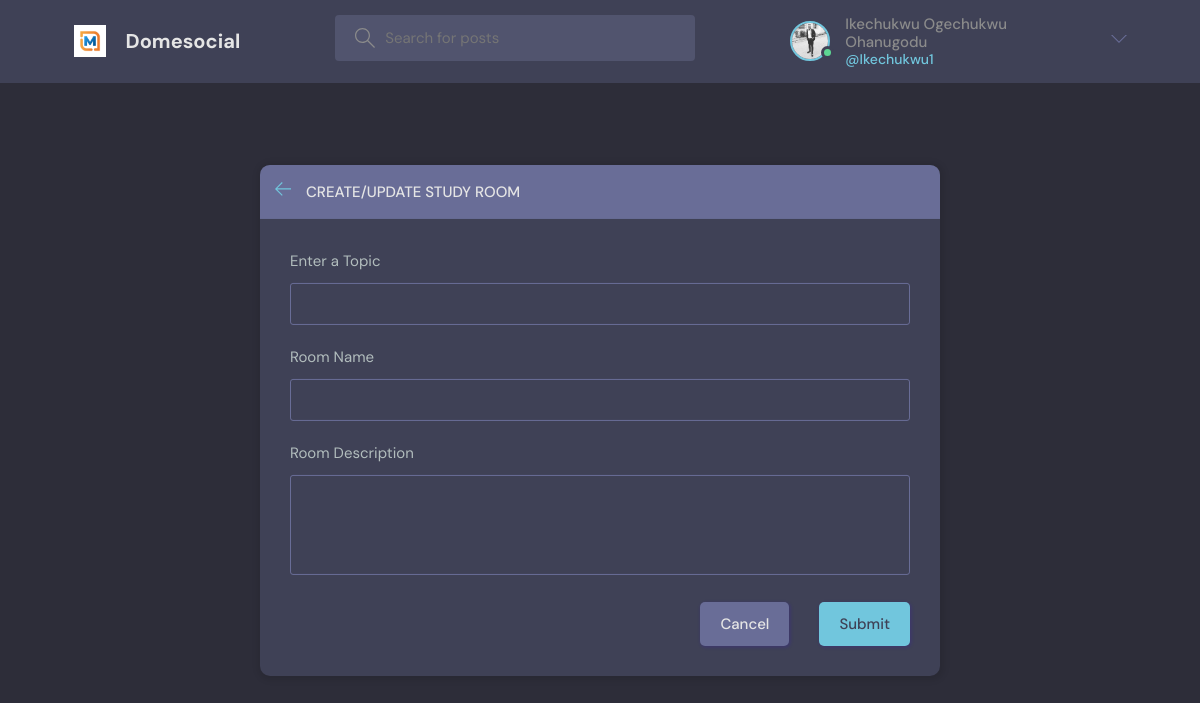
Page /create-room/ (signed in) on the committed database.
### users/models.py (models this page shows, shortened)
class MyUser(AbstractBaseUser, PermissionsMixin):
    email = models.EmailField(_('email address'), unique=True)
    username = models.CharField(max_length=50)
    name = models.CharField(max_length=200, null=True)
    phone_no = models.CharField(max_length=50)
    bio = models.TextField(null=True)
    avatar = models.ImageField(null=True, default='avatar.svg')
    date_joined = models.DateTimeField(default=timezone.now)
    is_staff = models.BooleanField(default=False)
    is_active = models.BooleanField(default=True)
    is_admin = models.BooleanField(default=False)
    USERNAME_FIELD = 'email'
    REQUIRED_FIELDS = []
    objects = MyUserManager()

### jet/views.py (the view, shortened to what this page needs)
# urls.py: path('create-room/', views.createRoom, name = 'create-room'),
@login_required(login_url='login')
def createRoom(request):
    form = RoomForm()
    topics = Topic.objects.all()
    context = {'form': form, 'topics':topics}
    return render(request, 'jet/room_form.html', context)

### jet/forms.py
class RoomForm(ModelForm):
    class Meta:
        model = Room
        fields = '__all__'

### jet/templates/jet/room_form.html (shortened to what this page needs)
{% extends 'base.html' %}
{% block content %}
<main class="create-room layout">
  <div class="container">
    <div class="layout__box">
      <div class="layout__boxHeader">
        <div class="layout__boxTitle">
          <a href="{{request.META.HTTP_REFERER}}">
            <svg version="1.1" xmlns="http://www.w3.org/2000/svg" width="32" height="32" viewBox="0 0 32 32">
              <title>arrow-left</title>
              <path
                d="M13.723 2.286l-13.723 13.714 13.719 13.714 1.616-1.611-10.96-10.96h27.625v-2.286h-27.625l10.965-10.965-1.616-1.607z">
              </path>
            </svg>
          </a>
          <h3>Create/Update Study Room</h3>
        </div>
      </div>
      <div class="layout__body">
        <form class="form" action="" method="POST">
          <div class="form__group">
            <label for="room_topic">Enter a Topic</label>
            <input required type="text" value="{{room.topic.name}}" name="topic" list="topic-list" />
          </div>
          <div class="form__group">
            <label for="room_name">Room Name</label>
            {{form.name}}
          </div>
          <div class="form__group">
            <label for="room_description">Room Description</label>
            {{form.description}}
          </div>
          <div class="form__action">
            <a class="btn btn--dark" href="{{request.META.HTTP_REFERER}}">Cancel</a>
            <button class="btn btn--main" type="submit">Submit</button>
          </div>
        </form>
      </div>
    </div>
  </div>
</main>
{% endblock content %}

### templates/navbar.html (shortened to what this page needs)
{% load static %}
<header class="header header--loggedIn">
    <div class="container">
        <a href="{% url 'jet:index' %}" class="header__logo">
            <img src="{% static 'images/logo12.jpg' %}" />
            <h1>Domesocial</h1>
        </a>
        <form class="header__search" method="GET" action="{% url 'jet:index' %}">
            <label>
                <input name="q" placeholder="Search for posts" />
            </label>
        </form>
        <nav class="header__menu">
            {% if request.user.is_authenticated %}
            <div class="header__user">
                <a href="{% url 'users:user-profile' user.id %}">
                    <div class="avatar avatar--medium active">
                        <img src="{{request.user.avatar.url}}" />
                    </div>
                    <p>{{request.user.name}} <span>@{{request.user.username}}</span></p>
                </a>
                <button class="dropdown-button">
                    <svg version="1.1" xmlns="http://www.w3.org/2000/svg" width="32" height="32" viewBox="0 0 32 32">
                        <title>chevron-down</title>
                        <path d="M16 21l-13-13h-3l16 16 16-16h-3l-13 13z"></path>
                    </svg>
                </button>
            </div>
            {% else %}
            <a href="{% url 'users:login' %}">
                <img src="{% static 'rooms/images/avatar.svg' %}" />
                <p>Login</p>
            </a>
            {% endif %}
        </nav>
    </div>
</header>

### rows in the picture
MyUser: user.avatar (picture), user.name "Ikechukwu Ogechukwu Ohanugodu", user.username "Ikechukwu1"
